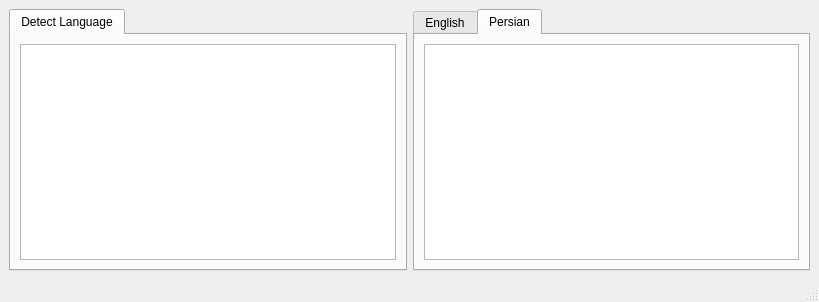
<?xml version="1.0" encoding="UTF-8"?>
<ui version="4.0">
 <class>MainWindow</class>
 <widget class="QMainWindow" name="MainWindow">
  <property name="geometry">
   <rect>
    <x>0</x>
    <y>0</y>
    <width>819</width>
    <height>302</height>
   </rect>
  </property>
  <property name="windowTitle">
   <string>Google Translate</string>
  </property>
  <property name="windowIcon">
   <iconset>
    <normaloff>../env/PyQt/Source/Google_Translate/Google-Translate-icon.png</normaloff>../env/PyQt/Source/Google_Translate/Google-Translate-icon.png</iconset>
  </property>
  <widget class="QWidget" name="centralwidget">
   <layout class="QHBoxLayout" name="horizontalLayout_5">
    <item>
     <widget class="QTabWidget" name="tabWidgetOrgianl">
      <property name="currentIndex">
       <number>0</number>
      </property>
      <widget class="QWidget" name="tabDetect">
       <property name="accessibleName">
        <string/>
       </property>
       <attribute name="title">
        <string>Detect Language</string>
       </attribute>
       <layout class="QHBoxLayout" name="horizontalLayout_3">
        <item>
         <widget class="QPlainTextEdit" name="txtEditOrginDetect"/>
        </item>
       </layout>
      </widget>
     </widget>
    </item>
    <item>
     <widget class="QTabWidget" name="tabWidgetTranslate">
      <property name="currentIndex">
       <number>1</number>
      </property>
      <widget class="QWidget" name="tabTranslateEnglish">
       <attribute name="title">
        <string>English</string>
       </attribute>
       <layout class="QHBoxLayout" name="horizontalLayout_4">
        <item>
         <widget class="QPlainTextEdit" name="txtEditTranslateEnglish"/>
        </item>
       </layout>
      </widget>
      <widget class="QWidget" name="tabTranslatePersian">
       <attribute name="title">
        <string>Persian</string>
       </attribute>
       <layout class="QHBoxLayout" name="horizontalLayout">
        <item>
         <widget class="QPlainTextEdit" name="txtEditTranslatePersian"/>
        </item>
       </layout>
      </widget>
     </widget>
    </item>
   </layout>
  </widget>
  <widget class="QStatusBar" name="statusbar"/>
 </widget>
 <resources/>
 <connections/>
</ui>
